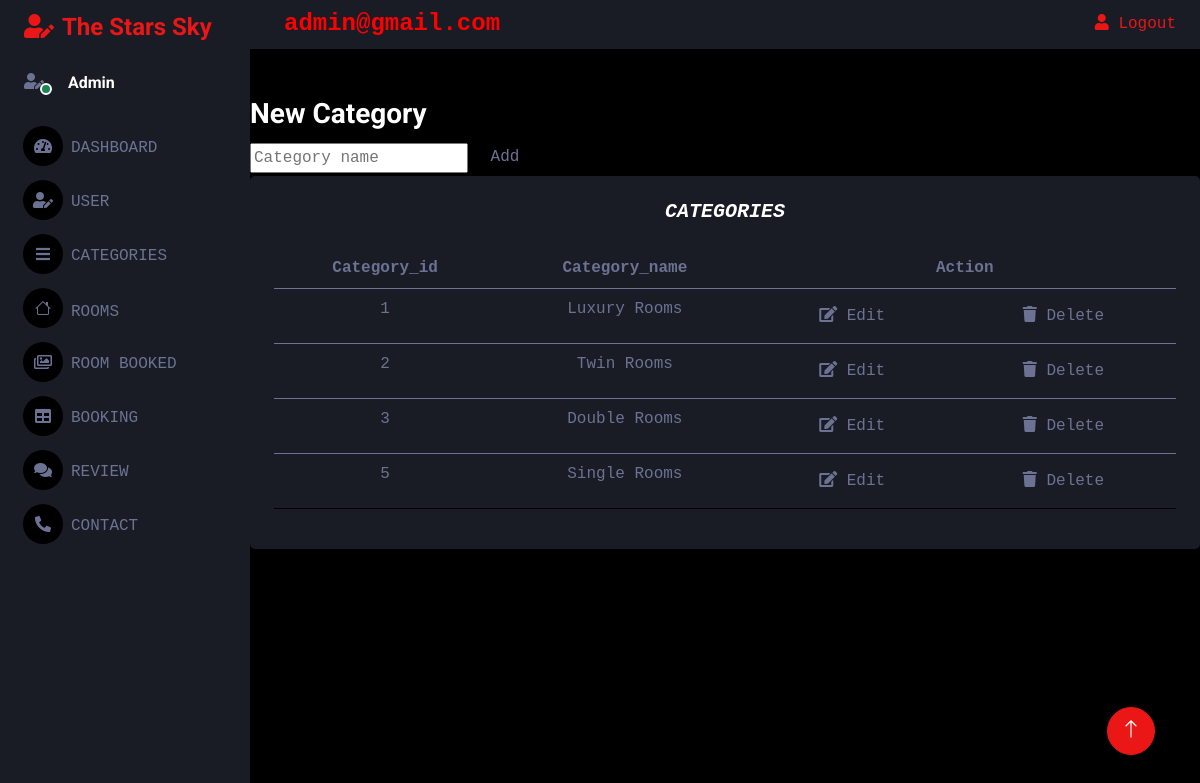
Screenshot of /admin/category.php with the database file from the repository.
### tables this page shows
CREATE TABLE `categories` (
  `id` int(200) NOT NULL,
  `category_nm` varchar(50) NOT NULL
);

### admin/category.php (the view, shortened to what this page needs)
<?php
   include 'header.php';
   include 'sidebar.php';
   include 'navigation.php';
?>
   <body style="font-family: courier new">
      <form action="" method="post" class="add-category-form" enctype="multipart/form-data" style="font-family: courier new">
         <h3>New Category</h3>
         <input type="text" name="category_nm" placeholder="Category name" class="box" required>
         <input type="submit" value="Add" name="add_category" class="btn">
      </form>
      <div class="col-sm-12 col-xl-12">
         <div class="bg-secondary rounded h-100 p-4">
            <h5 class="mb-4" style="text-align: center; font-family: courier"><b><i>CATEGORIES</i></b></h6>
               <table class="table table-hover" style="text-align: center; font-family: courier new">
                  <thead>
                     <tr>
                        <th>Category_id</th>
                        <th>Category_name</th>
                        <th colspan=2>Action</th>
                     </tr>
                  </thead>
                  <?php
                  $query_select = "SELECT *from categories";
                  $query_run = mysqli_query($con, $query_select);
                  if (mysqli_num_rows($query_run) > 0) {
                     foreach ($query_run as $row) {
                  ?>
                        <tbody style="padding:left=100px;">
                           <tr>
                              <td><?php echo $row['id']; ?></td>
                              <td><?php echo $row['category_nm']; ?></td>
                              <td><a href="cat_update.php?edit=<?php echo $row['id']; ?>" class="btn"> <i class="fas fa-edit"></i> Edit </a></td>
                              <td><a href="category.php?delete=<?php echo $row['id']; ?>" class="btn"> <i class="fas fa-trash"></i> Delete </a></td>
                           </tr>
                     <?php
                     }
                  }
                     ?>
               </table>
         </div>
      </div>
<?php
include 'footer.php';
include 'javascript.php';
   ?>

### admin/css/style.css (style rules this page uses)
:root { --primary: #EB1616; --secondary: #191C24; --light: #6C7293; --dark: #000000; }
.btn { transition: .5s; }

### rows the page displays
categories: id "1", category_nm "Luxury Rooms"
categories: id "2", category_nm "Twin Rooms"
categories: id "3", category_nm "Double Rooms"
categories: id "5", category_nm "Single Rooms"
